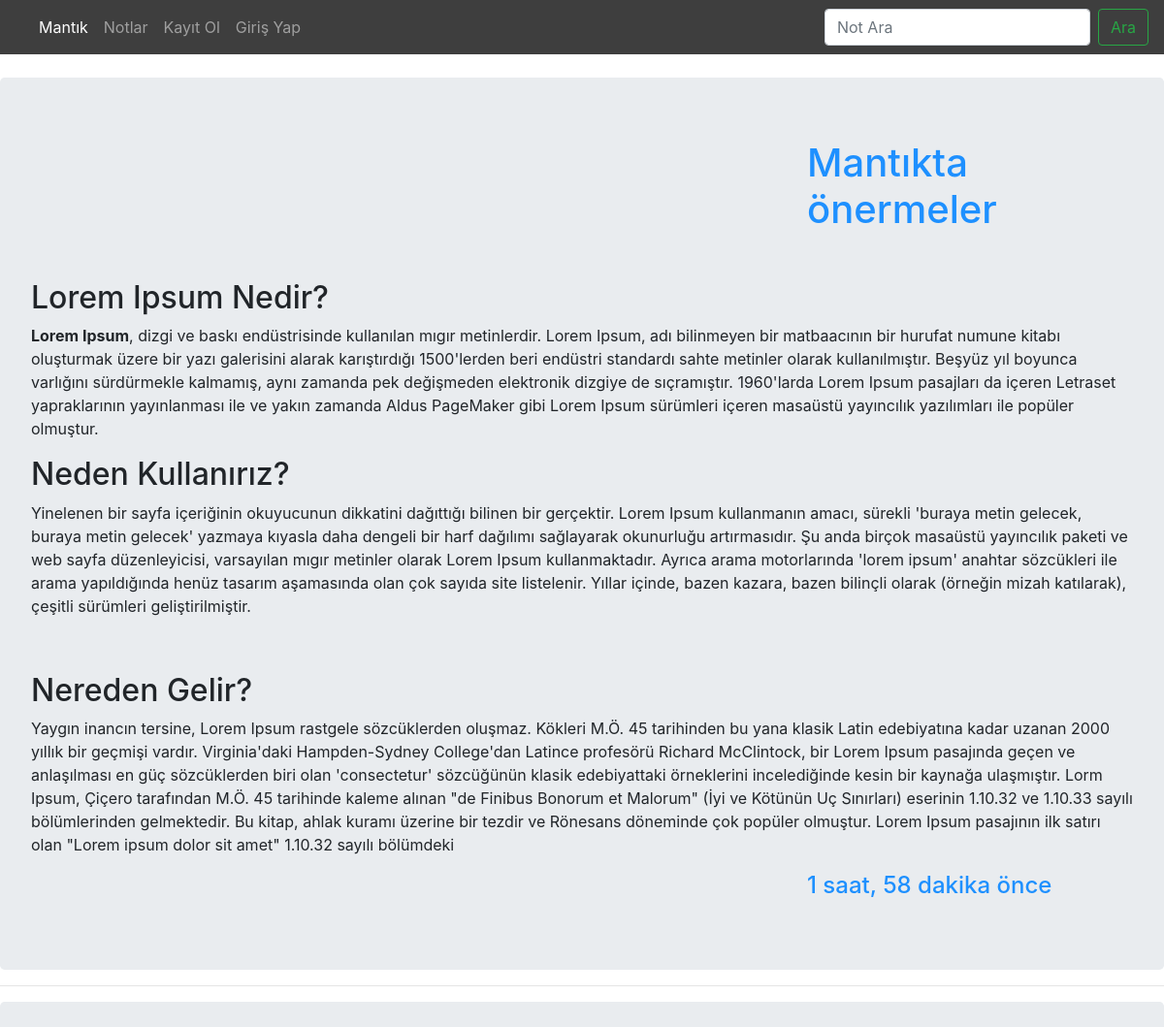
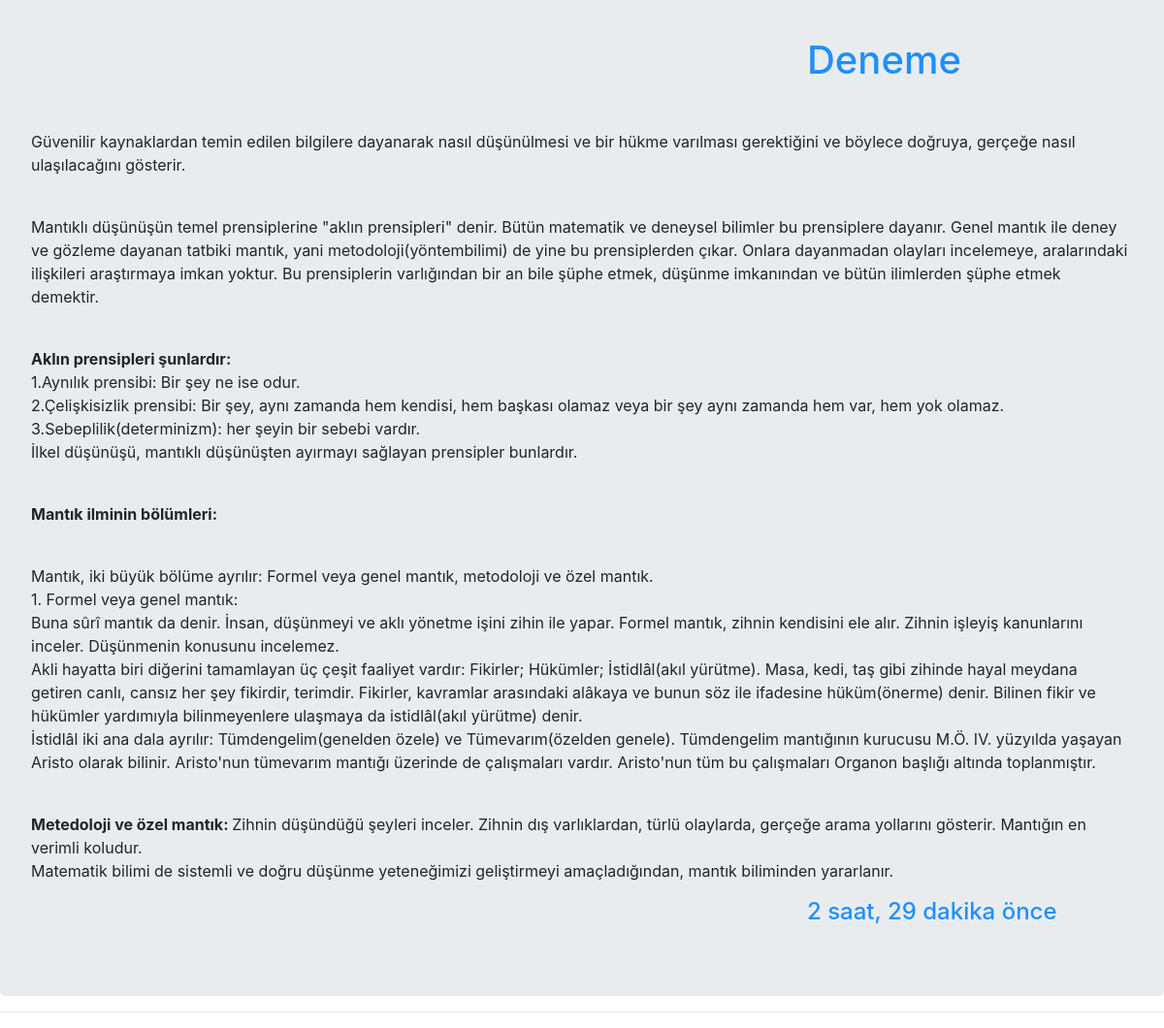
/not_list, run on the app's committed database (2 pictures, top to bottom).
### matematikProjectApp/models.py (models this page shows, shortened)
class Not(models.Model):
    baslık = models.CharField(max_length=75,verbose_name="Başlık")
    noticerik = RichTextField(blank=False,verbose_name="Notunuz")
    created_date = models.DateTimeField(auto_now_add=True)
    class Meta:
        verbose_name_plural = "Notlar"
        ordering = ['-created_date']

### matematikProjectApp/views.py (the view)
# urls.py: path("not_list",mantıkProje.not_list,name="not_list"),
    def not_list(self):
        q = self.GET.get('q',None)
        posts_list = Not.objects.all()
        if q:
            posts_list = posts_list.filter(Q(baslık__icontains=q))
        return render(self,'not_lists.html',context={'post_list':posts_list})

### templates/not_lists.html (shortened to what this page needs)
{% extends 'base.html'%}
{% load static %}
{% block icerik %}
    {% for post in post_list %}
    <div  style="margin:0 auto; margin-top:0px;" class="jumbotron">
    <h1 style="margin-left:800px;"><a href="{% url 'post_detail' post.pk %}" style="color:DodgerBlue;">{{post.baslık}}</a></h1>
        <br>
        <p>{{post.noticerik|safe}}</p>
        <h4 style="color:DodgerBlue;margin-left:800px;">{{post.created_date|timesince}} önce</h4>
    </div>
    <hr>
    {% endfor %}
    {% endblock %}

### templates/base.html (shortened to what this page needs)
<head>
</head>
<body>
<link rel="stylesheet" href="https://stackpath.bootstrapcdn.com/bootstrap/4.3.1/css/bootstrap.min.css">
<nav class="navbar navbar-expand-lg navbar-dark" style="background-color: #3e3e3e;">
  <div class="collapse navbar-collapse" id="navbarSupportedContent">
    <ul class="navbar-nav mr-auto">
      <li class="nav-item active">
        <a class="nav-link" href="/">Mantık<span class="sr-only">(current)</span></a>
      </li>
      <li class="nav-item">
        <a class="nav-link" href="{% url 'not_list'%}">Notlar</a>
      </li>
      {% if request.user.is_authenticated  %}
      <li class="nav-item dropdown">
        <a class="nav-link dropdown-toggle" href="#" id="navbarDropdown" role="button" data-toggle="dropdown" aria-haspopup="true" aria-expanded="false">
          Hesap
        </a>
        <div class="dropdown-menu" aria-labelledby="navbarDropdown">
          <a class="dropdown-item" href="{%url 'girisYap'%}">Hesap Değiştir</a>
          <a class="dropdown-item" href="#">Ayarlar</a>
          <div class="dropdown-divider"></div>
          <a class="dropdown-item" href="{%url 'cikisYap'%}">Çıkış Yap</a>
        </div>
      </li>
        {%else%}
      <li class="nav-item">
        <a class="nav-link" href="{%url 'kayıtol'%}">Kayıt Ol</a>
      </li>
      <li class="nav-item">
        <a class="nav-link" href="{%url 'girisYap'%}">Giriş Yap</a>
      </li>
      {%endif%}
    </ul>
    <form action="{%url 'not_list'%}" class="form-inline my-2 my-lg-0">
      <input class="form-control mr-sm-2" type="search" name="q" placeholder="Not Ara" aria-label="Search">
      <button  class="btn btn-outline-success my-2 my-sm-0" type="submit">Ara</button>
    </form>
  </div>
</nav>
</body>
{%block icerik%}
    {%endblock%}

### data on the page
Not: baslık "Mantıkta önermeler", noticerik "Lorem Ipsum Nedir? Lorem Ipsum , dizgi ve baskı endüstrisinde kullanılan mıgır metinlerdir. Lorem Ipsum, adı bilinmeyen bir matbaacının bir hurufat numune kitabı oluşturmak üzere bir yazı galerisini alarak karıştırdığı 1500'lerden beri endüstri standardı sahte metinler olarak kullanılmıştır. Beşyüz yıl boyunca varlığını sürdürmekle kalmamış, aynı zamanda pek değişmeden elektronik dizgiye de sıçramıştır. 1960'larda Lorem Ipsum pasajları da içeren Letraset yapraklarının yayınlanması ile ve yakın zamanda Aldus PageMaker gibi Lorem Ipsum sürümleri içeren masaüstü yayıncılık yazılımları ile popüler olmuştur. Neden Kullanırız? Yinelenen bir sayfa içeriğinin okuyucunun dikkatini dağıttığı bilinen…", created_date "1 saat, 58 dakika"
Not: baslık "Deneme", noticerik "Güvenilir kaynaklardan temin edilen bilgilere dayanarak nasıl düşünülmesi ve bir hükme varılması gerektiğini ve böylece doğruya, gerçeğe nasıl ulaşılacağını gösterir. Mantıklı düşünüşün temel prensiplerine \"aklın prensipleri\" denir. Bütün matematik ve deneysel bilimler bu prensiplere dayanır. Genel mantık ile deney ve gözleme dayanan tatbiki mantık, yani metodoloji(yöntembilimi) de yine bu prensiplerden çıkar. Onlara dayanmadan olayları incelemeye, aralarındaki ilişkileri araştırmaya imkan yoktur. Bu prensiplerin varlığından bir an bile şüphe etmek, düşünme imkanından ve bütün ilimlerden şüphe etmek demektir. Aklın prensipleri şunlardır: 1.Aynılık prensibi: Bir şey ne ise odur.…", created_date "2 saat, 29 dakika"
